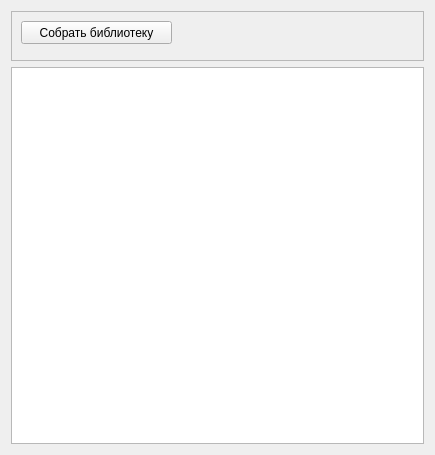
<?xml version="1.0" encoding="UTF-8"?>
<ui version="4.0">
 <class>MainWindow</class>
 <widget class="QMainWindow" name="MainWindow">
  <property name="geometry">
   <rect>
    <x>0</x>
    <y>0</y>
    <width>435</width>
    <height>455</height>
   </rect>
  </property>
  <property name="windowTitle">
   <string>MakeHarrixMathLibrary v.1.11 - Сборка библиотеки</string>
  </property>
  <widget class="QWidget" name="centralWidget">
   <layout class="QVBoxLayout" name="verticalLayout">
    <item>
     <widget class="QFrame" name="frame">
      <property name="minimumSize">
       <size>
        <width>0</width>
        <height>50</height>
       </size>
      </property>
      <property name="frameShape">
       <enum>QFrame::StyledPanel</enum>
      </property>
      <property name="frameShadow">
       <enum>QFrame::Raised</enum>
      </property>
      <widget class="QPushButton" name="pushButton">
       <property name="enabled">
        <bool>true</bool>
       </property>
       <property name="geometry">
        <rect>
         <x>10</x>
         <y>10</y>
         <width>151</width>
         <height>23</height>
        </rect>
       </property>
       <property name="layoutDirection">
        <enum>Qt::LeftToRight</enum>
       </property>
       <property name="text">
        <string>Собрать библиотеку</string>
       </property>
       <property name="flat">
        <bool>false</bool>
       </property>
      </widget>
     </widget>
    </item>
    <item>
     <widget class="QTextEdit" name="textEdit"/>
    </item>
   </layout>
  </widget>
  <widget class="QMenuBar" name="menuBar">
   <property name="geometry">
    <rect>
     <x>0</x>
     <y>0</y>
     <width>435</width>
     <height>21</height>
    </rect>
   </property>
  </widget>
 </widget>
 <layoutdefault spacing="6" margin="11"/>
 <resources/>
 <connections/>
</ui>
